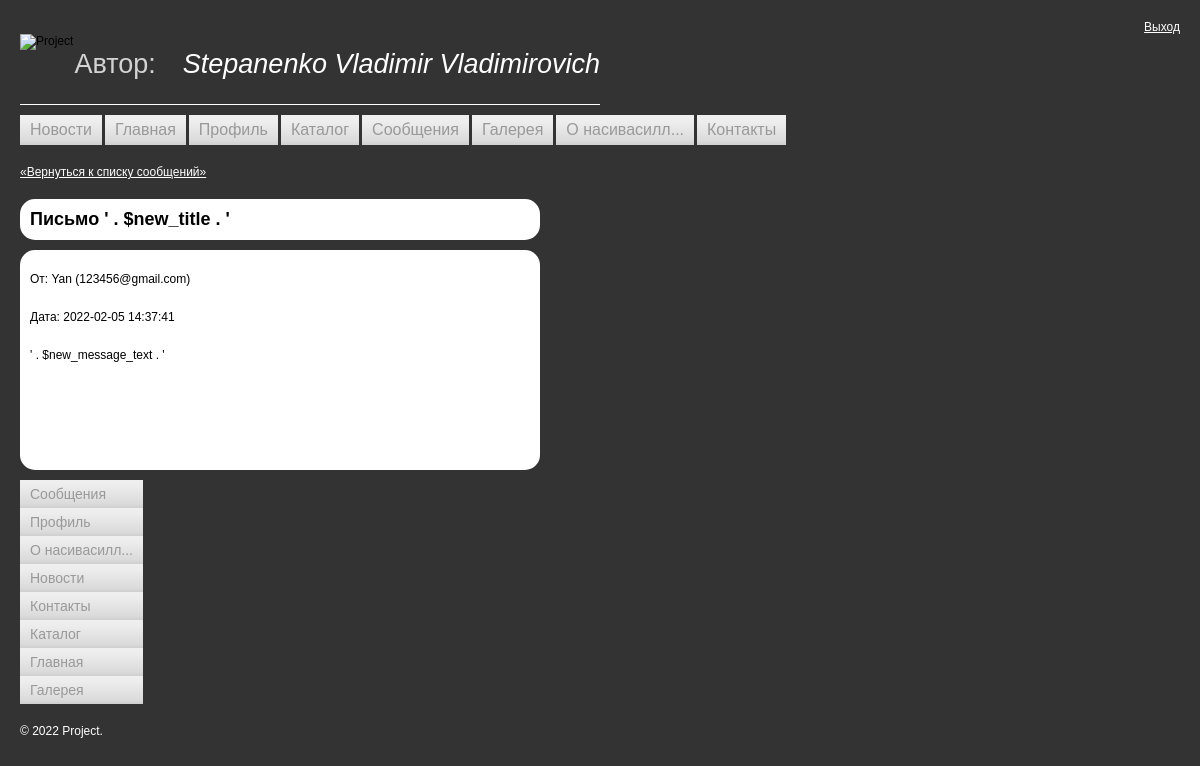
The page /route/posts/detail.php?id=26 (signed in) on the database its author committed.
### tables this page shows
CREATE TABLE `messages` (
  `id` int NOT NULL AUTO_INCREMENT,
  `title` varchar(255) NOT NULL,
  `text` tinytext,
  `creation_time` datetime NOT NULL,
  `recipient_id` int NOT NULL,
  `sender_id` int NOT NULL,
  `read` tinyint DEFAULT NULL,
  `section_id` int NOT NULL,
  PRIMARY KEY (`id`),
  KEY `fk_messages_users1_idx` (`sender_id`),
  KEY `fk_messages_users2_idx` (`recipient_id`),
  KEY `fk_messages_message_sections1_idx` (`section_id`),
  CONSTRAINT `fk_messages_message_sections1` FOREIGN KEY (`section_id`) REFERENCES `message_sections` (`id`),
  CONSTRAINT `fk_messages_users1` FOREIGN KEY (`sender_id`) REFERENCES `users` (`id`) ON DELETE CASCADE ON UPDATE CASCADE,
  CONSTRAINT `fk_messages_users2` FOREIGN KEY (`recipient_id`) REFERENCES `users` (`id`) ON DELETE CASCADE ON UPDATE CASCADE
);

CREATE TABLE `users` (
  `id` int NOT NULL AUTO_INCREMENT,
  `full_name` varchar(255) NOT NULL,
  `activity` tinyint DEFAULT NULL,
  `email` varchar(255) DEFAULT NULL,
  `phone` varchar(20) DEFAULT NULL,
  `password` varchar(255) NOT NULL,
  `mailing` tinyint DEFAULT NULL,
  PRIMARY KEY (`id`),
  UNIQUE KEY `email_UNIQUE` (`email`),
  UNIQUE KEY `phone_UNIQUE` (`phone`)
);

### src/showMenu.php (called while the page is built)
<?php
function showMenu(
    array $array,
    $key = 'sort',
    $sort = SORT_ASC,
    $position = 'main-menu')
{
    include $_SERVER['DOCUMENT_ROOT'].'/include/menu.php';
}

### src/array_sort.php (called while the page is built)
<?php
function arraySort (array $array, $key, $sort): array
{
    foreach ($array as $keys => $value)
    {
        $search[$keys]  = $value[$key];
    }
    array_multisort($search, $sort, $array);
    return $array;
}

### src/cut_string.php (called while the page is built)
<?php
function cutString($line, $length = 12, $appends = '...'): string {
    if (mb_strlen($line) <= $length)
    {
        return $line;
    }
    return mb_substr($line, 0, $length) . $appends;
};

### src/connection.php (called while the page is built)
<?php
 function connect()
 {
    static $connection = null;
    if (null === $connection)
    {
        $dataBase = "mydb";
        $host = "localhost";
        $login = "root";
        $password = "11091982";
        $connection = mysqli_connect($host, $login, $password, $dataBase) or die('connection Error');
    }
   return $connection;
 }

### src/showMessage.php (called while the page is built, shortened)
<?php
function show_mes ($id)
{
    $read_query = 'UPDATE messages SET `read` = 1 WHERE id ="' . $id . '"';
    $query = 'select title, text, `read`, creation_time, full_name , recipient_id, email from messages
    left join users on sender_id = users.id
    WHERE messages.id ="' . $id . '"';
    $message_result = mysqli_query(connect(), $query);
    $message = mysqli_fetch_assoc($message_result);
    return $message;
}

### route/posts/detail.php (the view, shortened to what this page needs)
<?php include_once $_SERVER['DOCUMENT_ROOT'].'/templates/header.php';
$id = $_GET['id'];
$message_read = show_mes($id);
?>
<section style="display: block; margin-top: 60px;">
<a href="/route/posts/" style="display: block; color: #fff;">«Вернуться к списку сообщений»</a>
<div style="background-color: #fff; width: 500px; min-height: 10px; border-radius: 15px; padding: 10px; margin: 20px 0 10px 0;">
    <h2 style="margin: 0;">Письмо <?=$message_read['title']?></h2>
</div>
<div style="display: flex; flex-direction: column; background-color: #fff; width: 500px; min-height: 200px; border-radius: 15px; padding: 10px; margin: 10px 0;">
    <p>От: <?=$message_read['full_name']?>     (<?=$message_read['email']?>)</p>
    <p>Дата: <?=$message_read['creation_time']?></p>
    <p><?=$message_read['text']?></p>
</div>
</section>
<?php include_once $_SERVER['DOCUMENT_ROOT'].'/templates/footer.php'; ?>

### templates/header.php (shortened to what this page needs)
<?php
include_once $_SERVER['DOCUMENT_ROOT'].'/src/core.php';
?>
<!DOCTYPE html>
<html>
<head>
    <link href="/styles.css" rel="stylesheet">
</head>
<body>
    <?php
    if (isset($_SESSION['auth']) and $_SESSION['auth'] == true)
    {
        include $_SERVER['DOCUMENT_ROOT'].'/include/authorization_bar.php';
    }
    ?>
    <div class="header">
    	<div class="logo"><img src="/i/logo.png" alt="Project"></div>
    	<div class="author">Автор: <span class="author__name">Stepanenko Vladimir Vladimirovich</span></div>
    </div>
    <div class="clear">
        <?php showMenu($mainMenu) ?>
    </div>

### include/authorization_bar.php
<div class="auth_bar">
    <a href="?loginOut=yes" style="color: white;">Выход</a>
</div>

### include/menu.php
<ul class="<?=$position?>">
<?php foreach(arraySort($array, $key, $sort) as $subArray) : ?>
    <?php if($_SERVER["REQUEST_URI"] == $subArray['path']): ?>
        <li><a href="<?=$subArray['path']?>" class="active"><?=cutString($subArray['title'])?></a></li>
    <?php else: ?>
        <li><a href="<?=$subArray['path']?>"><?=cutString($subArray['title'])?></a></li>
    <?php endif ?>
<?php endforeach?>
</ul>

### templates/footer.php (shortened to what this page needs)
<div class="clearfix">
    </div>
    <div class="footer">&copy;&nbsp;<nobr><?php echo date("Y"); ?></nobr> Project.</div>
</body>
</html>

### styles.css (style rules this page uses)
body { background: #333333; padding: 20px; margin: 0; color: #000000; font-family: Arial, Helvetica, sans-serif; font-size: 12px; }
div { border: none; font-size: 1em; }
img { border: none; }
a { text-decoration: underline; color: #333; }
.header { display: flex; align-items: center; justify-content: space-between; padding: 0 0 10px 0; margin: 0 0 10px 0; border-bottom: 1px solid white; width: 50%; }
.logo { padding: 0; display: flex; height: 60px; }
.logo img { border: none; max-height: 100%; max-width: 100%; }
.author { display: flex; font-size: 2.25em; color: #d3d3d3; }
.author__name { font-style: italic; color: white; padding-left: 1em; }
.main-menu { margin: 0; padding: 0; clear: both; }
.main-menu li { list-style: none; float: left; background: url(i/top-menu-bg.gif) bottom repeat-x #efefef; margin: 0 3px 0 0; padding: 0; font-size: 16px; }
.main-menu.bottom { float: left; }
.main-menu.bottom li { float: none; display: block; font-size: 14px; }
.main-menu li a { padding: 6px 10px; text-decoration: none; display: block; color: #999999; }
.clearfix::after { content: ""; display: table; clear: both; }
.footer { color: #ffffff; margin: 20px 0 0 0; padding: 0; }
.auth_bar { display: flex; flex-direction: row-reverse ; }

### rows shown on the page
messages: title "' . $new_title . '", sender.full_name "Yan", sender.email "123456@gmail.com", creation_time "2022-02-05 14:37:41", text "' . $new_message_text . '"

### other values the page prints
cutString($subArray['title']) "Новости"
cutString($subArray['title']) "Главная"
cutString($subArray['title']) "Профиль"
cutString($subArray['title']) "Каталог"
cutString($subArray['title']) "Сообщения"
cutString($subArray['title']) "Галерея"
cutString($subArray['title']) "О насивасилл..."
cutString($subArray['title']) "Контакты"
